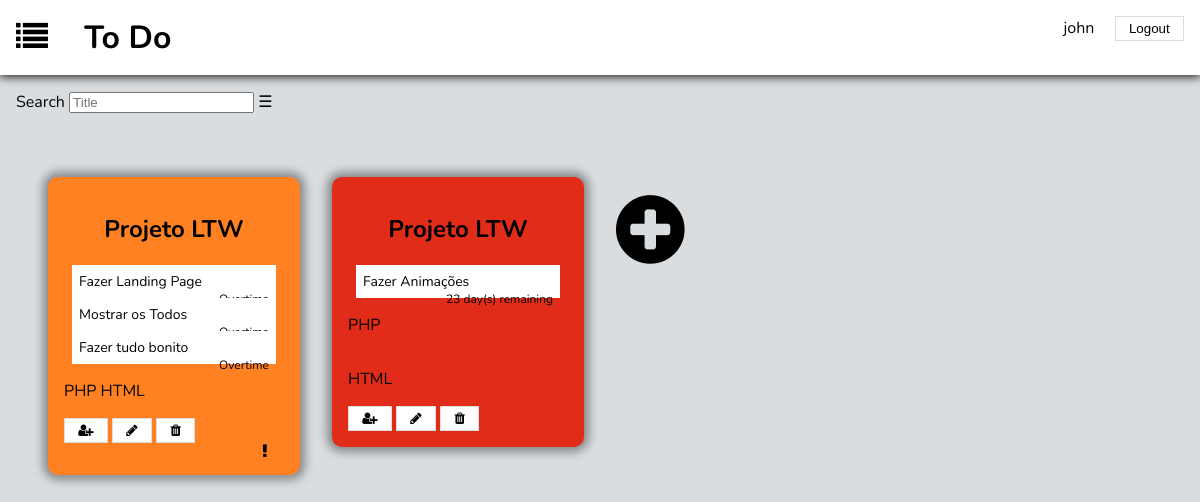
The app's page /home_page.php (signed in), older data.
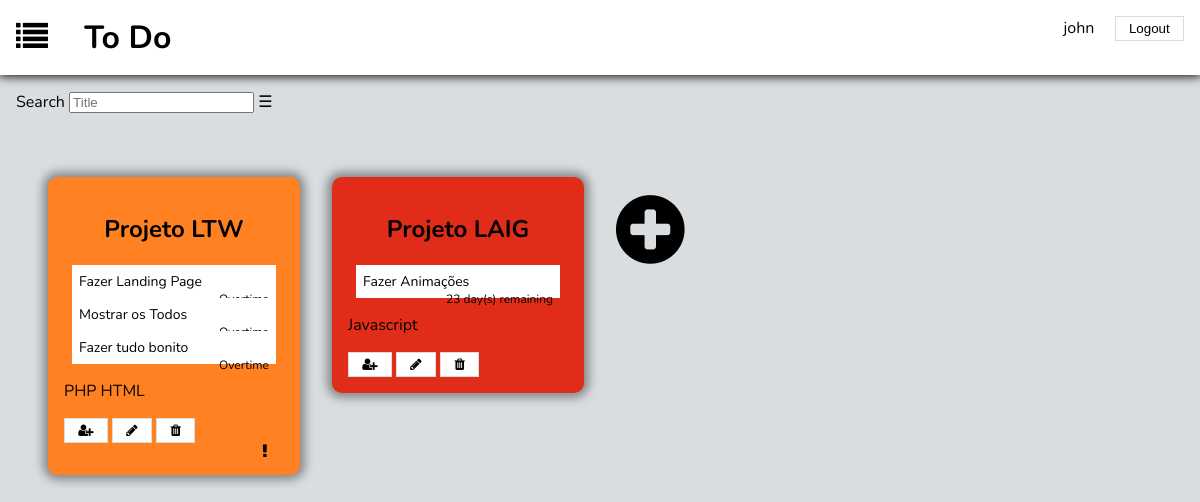
The same page, newer data.
### tables this page shows
CREATE TABLE belongs (
	list_id INTEGER REFERENCES lists NOT NULL, 
	usr_id INTEGER REFERENCES users NOT NULL,
	PRIMARY KEY(list_id, usr_id)
);

CREATE TABLE lists (
	id INTEGER PRIMARY KEY AUTOINCREMENT,
	title VARCHAR NOT NULL,
	done INTEGER DEFAULT(-1),
	priority INTEGER DEFAULT(3)
);

CREATE TABLE hasCategories (
	list_id INTEGER REFERENCES lists NOT NULL,
	cat_id INTEGER REFERENCES categories NOT NULL,
	PRIMARY KEY(list_id, cat_id)
);

CREATE TABLE categories (
	cat_id INTEGER PRIMARY KEY AUTOINCREMENT,
	cat_name VARCHAR NOT NULL
);

### database/list.php (called while the page is built, shortened)
<?php
	function getAllLists($username){
		global $dbh;
		$stmt = $dbh->prepare("SELECT * FROM lists, users, belongs
								WHERE lists.id = belongs.list_id AND belongs.usr_id = users.usr_id AND usr_username = ?;");
		$stmt->execute(array($username));
		return $stmt->fetchAll();
	}
	function getListCategories($list_id){
		global $dbh;
		$stmt = $dbh->prepare("SELECT * FROM lists, hasCategories, categories
								WHERE hasCategories.list_id = lists.id AND hasCategories.cat_id = categories.cat_id AND lists.id = ?");
		$stmt->execute(array($list_id));
		return $stmt->fetchAll();
	}
	function getListTodos($list_id){
		global $dbh;
		$stmt = $dbh->prepare("SELECT todos.todo_id, todos.name, todos.limit_date, todos.done FROM todos, hasItems, lists
								WHERE lists.id = hasItems.list_id AND hasItems.todo_id = todos.todo_id AND lists.id = ?");
		$stmt->execute(array($list_id));
		return $stmt->fetchAll();
	}
?>

### templates/todos/time.php (called while the page is built, shortened)
<?php
	function getTimeDiff($ref){
		$currdt = new DateTime("now");
		$refdt = new DateTime($ref);
		$days = $currdt->diff($refdt)->format('%R%a');
		if($days > 0)
			$resMsg = intval($days) . " day(s) remaining";
		else
			$resMsg = "Overtime";
		return $resMsg;
	}
?>

### templates/todos/show_lists.php (the view, shortened to what this page needs)
<div id="search">
	<label>Search
		<input type="search" placeholder="Title" name="search_title">
	</label>
	<label class="hamburger" for="hamburger"></label>
</div>
<section id="lists">
	<?php foreach ($lists as $list) { ?>
	<?php
	if($list['priority'] == 1)
		$priority = 'p1';
	else if($list['priority'] == 2)
		$priority = 'p2';
	else if($list['priority'] == 3)
		$priority = 'p3';
	$alert = "";
	?>
	<a href="list_page.php?list_id=<?= $list['list_id']?>">
		<div id=<?= $list['id']?> class="list <?= $priority?>">
			<h2><?= $list['title']?></h2>
			<div class="todos">
				<?php foreach ($todos[$list['id']] as $todo) { ?>
				<?php
					if($todo['done'] == -1){
						$todoStatus = getTimeDiff($todo['limit_date']);
						if($alert != "Overtime" && $todoStatus == "Overtime")
							$alert = "alert";
					}
					else
						$todoStatus = "Done";
				?>
				<div class="todo">
					<p><?= $todo['name']?></p>
					<span><?= $todoStatus ?></span>
				</div>
				<?php } ?>
			</div>
			<div class="categories">
				<?php foreach ($categories[$list['id']] as $cat) { ?>
				<div class="category">
					<p><?= $cat['cat_name']?></p>
				</div>
				<?php } ?>
			</div>
			<button name="Invite"><i class="fa fa-user-plus" aria-hidden="true"></i></button>
			<button name="Edit"><i class="fa fa-pencil" aria-hidden="true"></i></button>
			<button name="Remove"><i class="fa fa-1x fa-trash" aria-hidden="true"></i></button>
			<i class="mark fa fa-exclamation <?= $alert?>" aria-hidden="true"></i>
		</div>
	</a>
		<?php } ?>
		<div id="ultimo">
			<a href="#"><i class="fa fa-plus-circle" aria-hidden="true"></i></a>
		</div>
</section>

### home_page.php
<?php
	include_once('includes/init.php');
	include_once('database/list.php');
	include_once('templates/todos/time.php');
	if (!isset($_SESSION['username'])){
     	header('Location: page404.php');
	}
    else{
		$lists = getAllLists($_SESSION['username']);
		$categories = array();
		foreach ($lists as $list) {
			$categories[$list['id']] = getListCategories($list['id']);
		}
		$todos = array();
		foreach ($lists as $list) {
			$todos[$list['id']] = getListTodos($list['id']);
		}
		include_once('templates/common/header.php');
		include_once('templates/todos/show_lists.php');
		include_once('templates/common/footer.php');
	}
?>

### templates/common/header.php (shortened to what this page needs)
<!DOCTYPE html>
<html>
<head>
	<link rel="stylesheet" type="text/css" href="https://maxcdn.bootstrapcdn.com/font-awesome/4.7.0/css/font-awesome.min.css">
	<link rel="stylesheet" type="text/css" href="css/todos.css">
</head>
<body>
	<header>
		<a href="home_page.php"><i class="fa fa-list fa-2x" aria-hidden="true"></i></a>
		<h1>To Do</h1>
		<?php include_once('templates/common/user.php'); ?>
	</header>

### templates/common/user.php (shortened to what this page needs)
<div id="user">
  <?php if (isset($_SESSION['username']) && $_SESSION['username'] != '') { ?>
    <form action="logout.php" method="post">
      <a href="profile_page.php"><?=$_SESSION['username']?></a>
      <input type="submit" value="Logout">
    </form>
  <?php } ?>
</div>

### templates/common/footer.php
	</body>
</html>

### css/todos.css (style rules this page uses)
body { background-color: #d9dde0; font-family: 'Nunito', sans-serif; margin: 0; }
header { color: black; padding: 1em; background-color: white; box-shadow: 0 0 10px 1px black; }
h1 { display: inline; color: black; padding: 1em; }
a { text-decoration: none; color: black; }
button, input[type="Submit"] { padding: 0.3em 1em; background-color: white; border: 1px solid #d9dde0; color: black; }
#user { float: right; }
#user a { margin: 0 1em; }
#lists a { text-decoration: none; color: black; }
#lists { margin: 2em; display: grid; grid-template-columns: 25% 25% 25% 25%; grid-template-rows: auto; }
#lists > * { display: inline-block; margin: 1em 1em; }
.list { background-color: white; padding: 1em; border-radius: 10px; box-shadow: 0px 0px 10px 5px #888888; transition: transform 0.5s; }
#ultimo a { font-size: 5em; max-width: 10em; }
.list .mark { display: inline; margin-left: 90%; display: none; }
.list .alert { display: inherit; animation-duration: 2s; animation-name: blink; animation-iteration-count: infinite; }
.list h2 { text-align: center; border-radius: 10px; }
.todos { display: block; margin: 0 0.5em; border-radius: 10px; }
.todo { background-color: white; position: relative; padding: 0.5em; font-size: 14px; }
.todo span { font-size: 12px; }
.todo p { display: inline; }
span { margin-left: 2em; float: right; }
.category { display: inline-block; }
.p1 { background-color: #e02c18; }
.p2 { background-color: #ff8121; }
#search { display: inline-block; color: black; margin: 1em; }
#search .hamburger:before { content: "\2630"; }

Row changes from the older to the newer data that the page shows:
removed hascategories: cat.cat_name "PHP", shown under belongs "Projeto LTW"
removed hascategories: cat.cat_name "HTML", shown under belongs "Projeto LTW"
changed through a linked row, belongs: list.title "Projeto LTW" → "Projeto LAIG"
added hascategories: cat.cat_name "Javascript", shown under belongs "Projeto LAIG"
